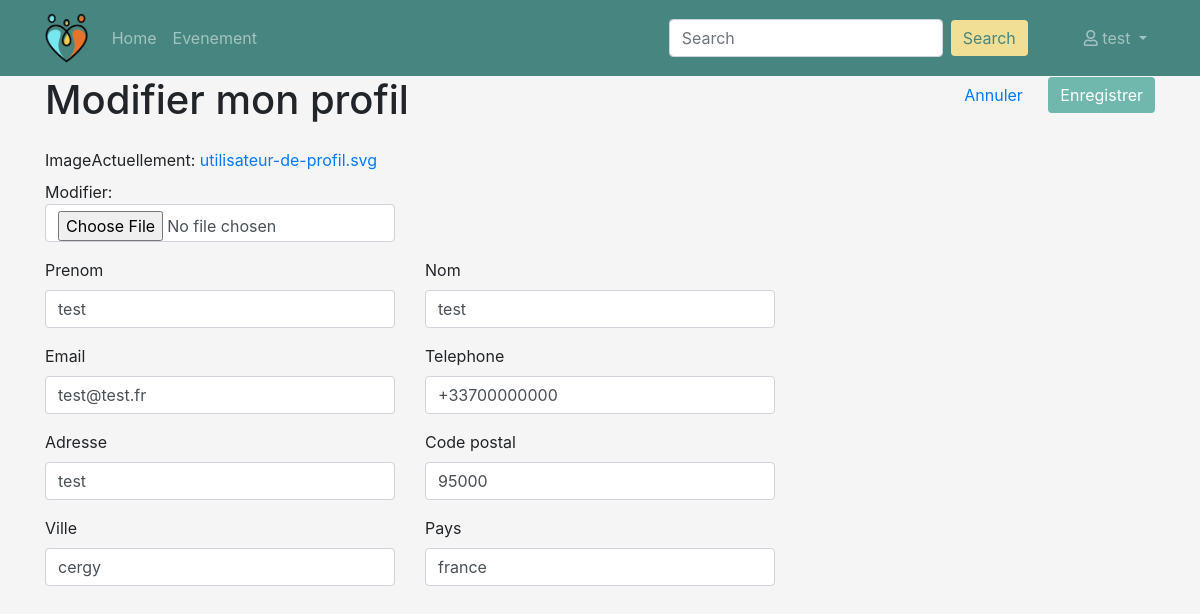
The app's page /profil/modifier (signed in), older data.
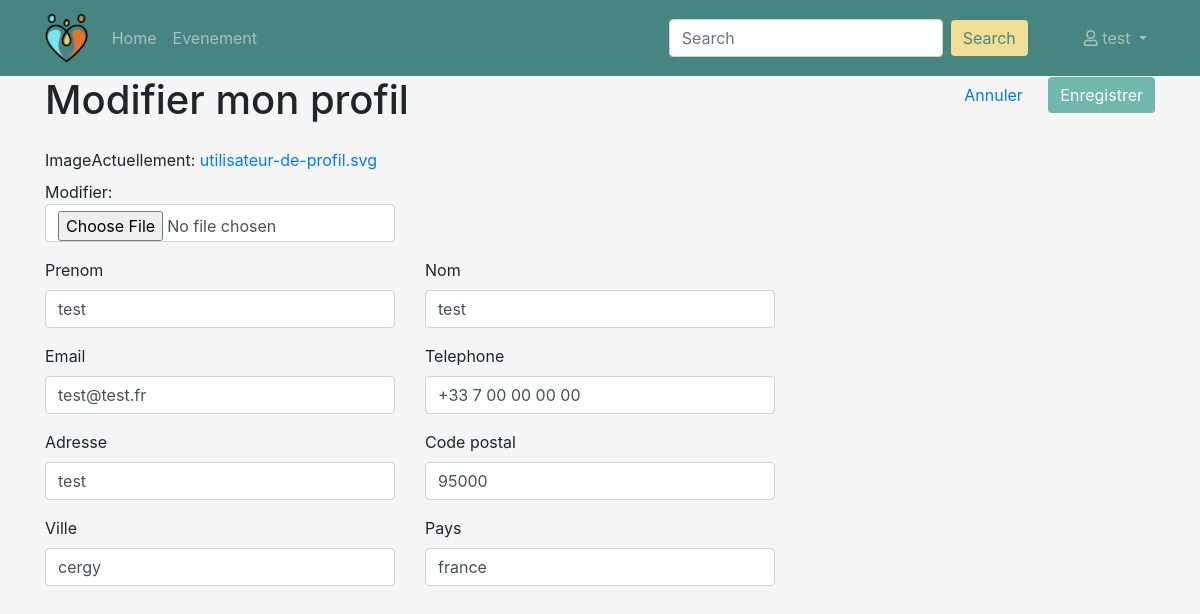
The same page, newer data.
### persons/models.py (models this page shows, shortened)
class Person(models.Model):
    TYPE_PARTICULIER = 'particulier'
    TYPE_PROFESSIONNEL = 'professionnel'
    TYPE_CHOICES = (
        (TYPE_PARTICULIER, 'particulier'),
        (TYPE_PROFESSIONNEL, 'professionnel')
    )
    user = models.ForeignKey('users.User', on_delete=models.CASCADE)
    first_name = models.CharField('prenom', max_length=100)
    last_name = models.CharField('nom', max_length=100)
    birth_date = models.DateField('date naissance')
    address = models.CharField('adresse', max_length=250)
    zip_code = models.IntegerField('code postal')
    city = models.CharField('ville', max_length=50)
    country = models.CharField('pays', max_length=100)
    phone_number = PhoneNumberField('telephone')
    pseudo = models.CharField('pseudo', max_length=50)
    person_type = models.CharField('type', choices=TYPE_CHOICES, max_length=15)
    created_at = models.DateTimeField('crée à', auto_now=True)
    note = models.IntegerField('karma', null=True, blank=True)
    imageProfil = models.FileField('image', null=True, default='utilisateur-de-profil.svg')
    is_visible = models.BooleanField('est visible', default=False)

### events/views/persons.py (the view, shortened to what this page needs)
# urls.py: path('profil/modifier', EditProfilView.as_view(), name='profil-edit'),
class EditProfilView(PersonView):
    def get(self, request):
        user = request.user
        person = Person.objects.get(user=user)
        form = ProfilForm(instance=person)
        context = {
            'person': person,
            'form': form,
            'navigation_items': navigation.navigation_items(navigation.NAV_PROFIL),
        }
        return render(request, 'persons/profil/profil_edit.html', context)

### events/forms.py (shortened to what this page needs)
class ProfilForm(forms.ModelForm):
    email = forms.EmailField(label='Email', max_length=254)
    class Meta:
        model = Person
        exclude = ['user', 'created_at', 'karma', 'person_type', 'birth_date', 'pseudo', ]
        widgets = {
            'email': forms.EmailInput(attrs={'placeholder': 'Email'}),
            'phone_number': forms.TextInput(attrs={'placeholder': '0612344321'}),
        }
    def __init__(self, instance=None, *args, **kwargs):
        super().__init__(instance=instance, *args, **kwargs)
        if instance:
            self.fields['email'].initial = instance.user.email

### events/navigation.py (called while the page is built)
def navigation_items(selected_item=None):
    items = []
    for name, shortcut in NAV_ITEMS:
        items.append({
            'name': name,
            'url': reverse(shortcut),
            'active': True if selected_item == name else False,
        })
    return items

### events/templates/persons/profil/profil_edit.html (shortened to what this page needs)
{% extends 'persons/base_navbar.html' %}
{% block content %}
{% include 'persons/profil/profil_form.html' %}
{% endblock content %}

### events/templates/persons/base_navbar.html (shortened to what this page needs)
{% extends 'persons/base.html' %}
{% load static %}
{% block header %}
    <nav class="back-nav navbar navbar-expand-lg navbar-dark bg-dark">
        <div class="container d-flex justify-content-between">
            <a class="navbar-brand" href="{% url 'home' %}"><img src="{% static 'assets/logo1.png' %}" height="50"></a>
            <div class="collapse navbar-collapse" id="navbarSupportedContent">
                <ul class="navbar-nav">
                    {% for item in navigation_items %}
                        <li class="nav-item {% if item.active %}active{% endif %}">
                            <a class="nav-link" href="{{ item.url }}">{{ item.name }}</a>
                        </li>
                    {% endfor %}
                </ul>
                <form action="{% url 'events' %}" class="form-inline my-2 my-lg-0 ml-auto mr-5" method="get">
                    <input name="q" class="form-control mr-sm-2" type="search" placeholder="Search"
                           aria-label="Search">
                    <button class="search btn btn-outline-success my-2 my-sm-0" type="submit">Search</button>
                </form>
                <ul class="navbar-nav mr-0">
                    <li class="nav-item dropdown">
                        <a class="nav-link dropdown-toggle" href="#" id="navbarDropdownMenuLink" role="button" data-toggle="dropdown" aria-haspopup="true" aria-expanded="false">
                        <i class="far fa-user"></i> {{ person.pseudo }}
                    </a>
                    </li>
                </ul>
            </div>
        </div>
    </nav>
{% endblock %}

### events/templates/persons/profil/profil_form.html (shortened to what this page needs)
{% load bootstrap4 %}
<form method="post" enctype="multipart/form-data">
    <div class="row mb-3">
        <div class="col-md-8">
            <h1>Modifier mon profil</h1>
        </div>
        <div class="col-md-4 text-right">
            <a class="btn btn-link" href="{% url 'profil' %}">Annuler</a>
            <button type="submit" class="btn btn-primary ml-2">Enregistrer</button>
        </div>
    </div>
    <div class="row">
        <div class="col-md-4">
            {% bootstrap_field form.imageProfil required_css_class='required' %}
        </div>
    </div>
    <div class="row">
        <div class="col-md-4">
            {% bootstrap_field form.first_name required_css_class='required' %}
        </div>
        <div class="col-md-4">
            {% bootstrap_field form.last_name required_css_class='required' %}
        </div>
    </div>
    <div class="row">
        <div class="col-md-4">
            {% bootstrap_field form.email required_css_class='required' %}
        </div>
        <div class="col-md-4">
            {% bootstrap_field form.phone_number required_css_class='required' %}
        </div>
    </div>
    <div class="row">
        <div class="col-md-4">
            {% bootstrap_field form.address required_css_class='required' %}
        </div>
        <div class="col-md-4">
            {% bootstrap_field form.zip_code required_css_class='required' %}
        </div>
    </div>
    <div class="row">
        <div class="col-md-4">
            {% bootstrap_field form.city required_css_class='required' %}
        </div>
        <div class="col-md-4">
            {% bootstrap_field form.country required_css_class='required' %}
        </div>
    </div>
</form>

Row changes from the older to the newer data that the page shows:
changed Person "test": phone_number "+33700000000" → "+33 7 00 00 00 00"
